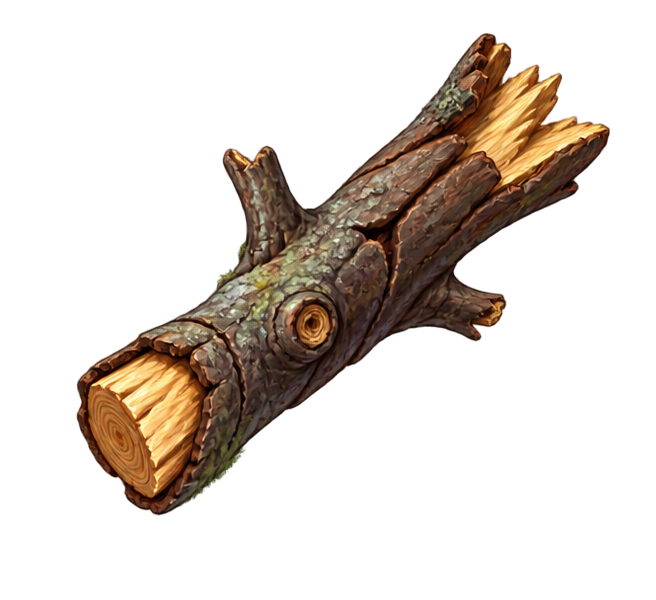
#> input picture assets/art/items/branch_clean_v1.png, 656 x 600 px
$ python verify_branch_hazard.py
#> lines starting #> are read from the running program, lines starting #| are printed output that depends on the picture
"""Verify the cleaned branch is one component without cyan snowflake spill."""
from pathlib import Path
from PIL import Image

branch = Image.open(Path(__file__).parents[1] / "assets/art/items/branch_clean_v1.png").convert("RGBA")
#> branch is the input picture: PIL image 656x600 RGBA; mean R, G, B, A 28.3, 20.3, 13.4, 61.1
alpha = branch.getchannel("A")
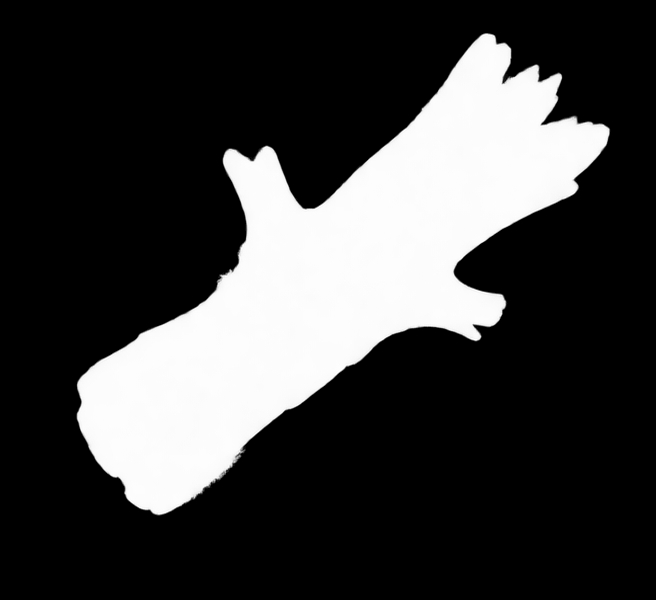
#> alpha: PIL image 656x600 L; min 0, max 255, mean 61.1
points = {(x, y) for y in range(branch.height) for x in range(branch.width) if alpha.getpixel((x, y)) > 8}
#> points = 97443 items
assert points, "clean branch is empty"
components: list[set[tuple[int, int]]] = []
while points:
    start = points.pop()
    component, queue = {start}, [start]
    while queue:
        x, y = queue.pop()
        for yy in range(y - 1, y + 2):
            for xx in range(x - 1, x + 2):
                if (xx, yy) in points:
                    points.remove((xx, yy))
                    component.add((xx, yy))
                    queue.append((xx, yy))
    components.append(component)
#> this loop made 1 pass
#> after the loop, components = 1 item; points = 0 items
assert len(components) == 1, f"branch has detached alpha components: {len(components)}"
cyan_spill = 0
for x, y in components[0]:
    r, g, b, _ = branch.getpixel((x, y))
    if b > 140 and b > r * 1.18 and b > g * 1.05:
        cyan_spill += 1
#> this loop made 97443 passes
#> (x, y, r, g, b) on passes 1 to 3: (476, 78, 140, 88, 52), (192, 319, 71, 37, 27), (439, 196, 130, 101, 81)
#> after the loop, cyan_spill = 0
assert cyan_spill == 0, f"branch has cyan snowflake spill: {cyan_spill} pixels"
print("BRANCH_HAZARD_CLEAN_PASS", branch.size, len(components[0]))
#| BRANCH_HAZARD_CLEAN_PASS (656, 600) 97443
